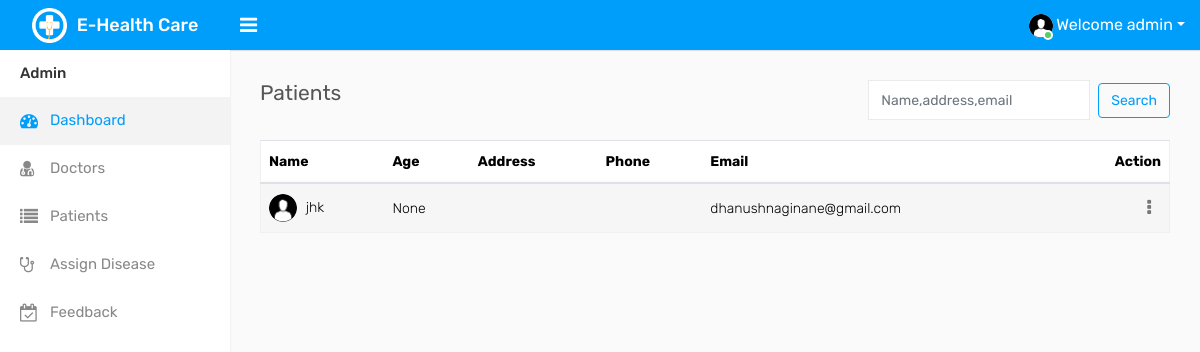
Before: /roleadmin/patients_list/ (signed in) with the older database file.
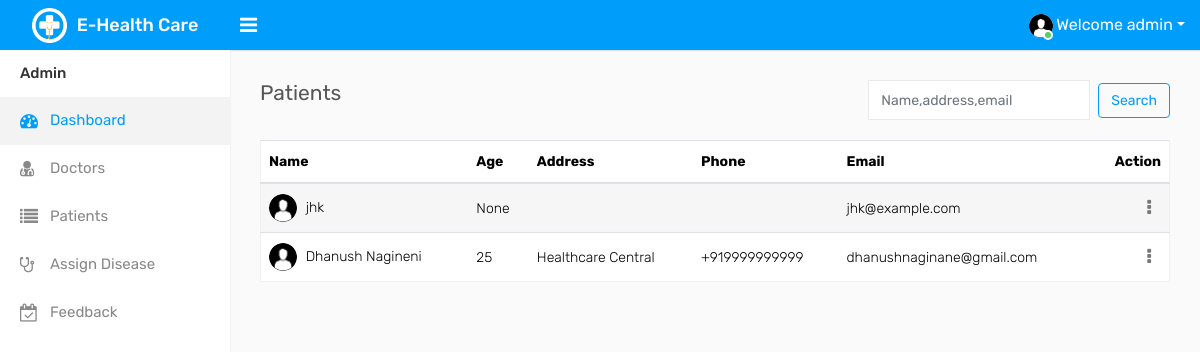
After: the same page with the newer database file.
### patient/models.py (models this page shows, shortened)
class Profile(models.Model):
    user = models.OneToOneField(User,on_delete=models.CASCADE)
    name=models.CharField(max_length=20)
    phone_regex = RegexValidator(regex=r'^\+?1?\d{9,15}$', message="Phone number must be entered in the format: '+999999999'. Up to 15 digits allowed.")
    phone_number = models.CharField(validators=[phone_regex], max_length=17, blank=True) # validators should be a list
    address=models.CharField(max_length=40)
    gender=models.CharField( max_length=50,blank=True,choices=(('Female','Female'),('Male','Male'),('Other','Other')))
    age=models.IntegerField(blank=True , null=True)
    status=models.CharField(max_length=20,blank=True,choices=(('Single','Single'),('Married','Married')))
    profile_pic=models.ImageField(blank=True,null=True)

### roleadmin/decoratos.py (the view, shortened to what this page needs)
        def wrapper_func(request,*args,**kwargs):
            if not request.user.is_authenticated:
                return redirect('roleadmin_login')
            if request.user.is_superuser or (request.user.username and request.user.username.lower() == 'dhanush') or (request.user.email and request.user.email.lower() == 'dhanushnaginane@gmail.com'):
                return view_func(request,*args,**kwargs)

### roleadmin/decoratos.py (called while the page is built, shortened)
def allowed_users(allowed_roles=[]):
    def decorator(view_func):
        def wrapper_func(request,*args,**kwargs):
            if not request.user.is_authenticated:
                return redirect('roleadmin_login')
            if request.user.is_superuser or (request.user.username and request.user.username.lower() == 'dhanush') or (request.user.email and request.user.email.lower() == 'dhanushnaginane@gmail.com'):
                return view_func(request,*args,**kwargs)
        return wrapper_func
    return decorator

### roleadmin/views.py (called while the page is built)
@login_required(login_url="roleadmin_login")
@allowed_users(allowed_roles=['ADMIN'])
def patients_list(request):
    search_term=request.GET.get('term')
    if search_term is not None:
        search_term = search_term.lstrip().rstrip()
    users=User.objects.filter(groups__name="PATIENT")
    if search_term==None:
        search_term=""
    patients=Profile.objects.filter(user_id__in=users).filter(Q(name__icontains=search_term) | Q(user__email__icontains=search_term) | Q(address__icontains=search_term))
    context={
        'patients':patients,
    }
    return render(request,'roleadmin/patient_list.html',context)

### roleadmin/templates/roleadmin/patient_list.html (shortened to what this page needs)
{% extends 'base_admin.html' %}
{% load static %}
{% block body_content %}
<div class="page-wrapper">
    <div class="content">
        <div class="row">
            <div class="col-sm-4 col-3">
                <h4 class="page-title">Patients</h4>
            </div>
            <div class="col-sm-8 col-9 text-right m-b-20">
                <form class="form-inline my-2 my-lg-0 float-right" method="GET" action="" style="text-align: right;">
                    <input  type="text" class="form-control mr-sm-2" value="{{ request.GET.term }}" name="term" placeholder="Name,address,email">
                    <button class="btn btn-outline-primary my-2 my-sm-0" type="submit" value="submit">Search</button>
                  </form>
                </div>
        </div>
        <div class="row">
            <div class="col-md-12">
                <div class="table-responsive" style="max-height: 1000px; overflow-x: auto; overflow-y: auto;">
                    <table class="table table-border table-striped custom-table datatable mb-0">
                        <thead>
                            <tr>
                                <th>Name</th>
                                <th>Age</th>
                                <th>Address</th>
                                <th>Phone</th>
                                <th>Email</th>
                                <th class="text-right">Action</th>
                            </tr>
                        </thead>
                        <tbody>
                            {% for patient in patients %}
                            <tr>
                                <td>
                                    {% if patient.profile_pic.url != '' %}
                                    <img width="28" height="28" src="{{patient.profile_pic.url}}" class="rounded-circle m-r-5" alt="">
                                    {% else %}
                                    <img width="28" height="28" src="{% static 'assets/img/user.png' %}" class="rounded-circle m-r-5" alt="">
                                    {% endif %}
                                    {{patient.name}}
                                </td>
                                <td>{{patient.age}}</td>
                                <td>{{patient.address}}</td>
                                <td>{{patient.phone_number}}</td>
                                <td>{{patient.user.email}}</td>
                                <td class="text-right">
                                    <div class="dropdown dropdown-action">
                                        <a href="#" class="action-icon dropdown-toggle" data-toggle="dropdown" aria-expanded="false"><i class="fa fa-ellipsis-v"></i></a>
                                    </div>
                                </td>
                            </tr>
                            {% endfor %}
                        </tbody>
                    </table>
                </div>
            </div>
        </div>
    </div>
</div>
{% endblock %}

### roleadmin/templates/base_admin.html (shortened to what this page needs)
<!DOCTYPE html>
{% load static %}
<html lang="en">
<head>
    <link rel="stylesheet" type="text/css" href="{% static 'assets/css/bootstrap.min.css' %}">
    <link rel="stylesheet" type="text/css" href="{% static 'assets/css/font-awesome.min.css' %}">
    <link rel="stylesheet" type="text/css" href="{% static 'assets/css/style.css' %}">
<link rel="stylesheet" href="https://formden.com/static/cdn/bootstrap-iso.css" />
<link rel="stylesheet" href="https://cdnjs.cloudflare.com/ajax/libs/bootstrap-datepicker/1.4.1/css/bootstrap-datepicker3.css"/>
</head>
<body>
    <div class="main-wrapper">
        <div class="header">
      <div class="header-left">
        <a href="#" class="logo">
          <img src="{% static 'assets/img/logo.png' %}" width="35" height="35" alt=""> <span>E-Health Care</span>
        </a>
      </div>
      <a id="toggle_btn" href="javascript:void(0);"><i class="fa fa-bars"></i></a>
            <ul class="nav user-menu float-right">
                <li class="nav-item dropdown has-arrow">
                    <a href="#" class="dropdown-toggle nav-link user-link" data-toggle="dropdown">
                        <span class="user-img">
                <span class="user-img">
                    <img class="rounded-circle" src="{% static 'assets/img/user.png' %}" width="24" alt="Admin">
                <span class="status online"></span>
            </span>
            <span>Welcome admin</span>
                    </a>
                </li>
            </ul>
        </div>
        <div class="sidebar" id="sidebar">
            <div class="sidebar-inner slimscroll">
                <div id="sidebar-menu" class="sidebar-menu">
                    <ul>
                        <li class="menu-title">Admin</li>
                        <li class="active">
                            <a href="{% url 'admin_dashboard' %}"><i class="fa fa-dashboard"></i> <span>Dashboard</span></a>
                        </li>
                        <li>
                            <a href="{% url 'doctors_list' %}"><i class="fa fa-user-md"></i> <span> Doctors</span></a>
                        </li>
                        <li>
                            <a href="{% url 'patients_list' %}"><i class="fa fa-list"></i> <span>Patients</span></a>
                        </li>
                        <li>
                            <a href="{% url 'disease' %}"><i class="fa fa-stethoscope"></i> <span>Assign Disease</span></a>
                        </li>
                        <li>
                            <a href="{% url 'our_feedback' %}"><i class="fa fa-calendar-check-o"></i> <span>Feedback</span></a>
                        </li>
                    </ul>
                </div>
            </div>
        </div>
    {% block body_content %}
    {% endblock %}
    </div>
</body>
</html>

Changed rows visible on the page:
changed through a linked row, Profile "jhk": user.email "dhanushnaginane@gmail.com" → "jhk@example.com"
now on this page (row edited): Profile: name "Dhanush Nagineni", age "25", address "Healthcare Central", phone_number "+919999999999", user.email "dhanushnaginane@gmail.com"
